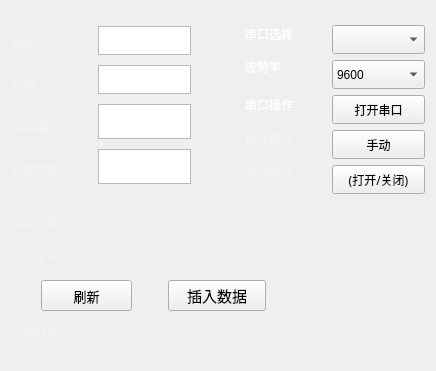
   <widget class="QWidget" name="layoutWidget">
    <property name="geometry">
     <rect>
      <x>14</x>
      <y>4</y>
      <width>436</width>
      <height>371</height>
     </rect>
    </property>
    <layout class="QVBoxLayout" name="verticalLayout_7">
     <item>
      <layout class="QHBoxLayout" name="horizontalLayout_8">
       <item>
        <layout class="QHBoxLayout" name="horizontalLayout_5">
         <item>
          <layout class="QVBoxLayout" name="verticalLayout_4">
           <item>
            <widget class="QLabel" name="temp">
             <property name="minimumSize">
              <size>
               <width>81</width>
               <height>30</height>
              </size>
             </property>
             <property name="maximumSize">
              <size>
               <width>81</width>
               <height>30</height>
              </size>
             </property>
             <property name="styleSheet">
              <string notr="true">font: 10pt &quot;微软雅黑&quot;;
color:rgb(243, 243, 243)</string>
             </property>
             <property name="text">
              <string>温度 :</string>
             </property>
            </widget>
           </item>
           <item>
            <widget class="QLabel" name="light">
             <property name="minimumSize">
              <size>
               <width>81</width>
               <height>30</height>
              </size>
             </property>
             <property name="maximumSize">
              <size>
               <width>81</width>
               <height>30</height>
              </size>
             </property>
             <property name="styleSheet">
              <string notr="true">font: 10pt &quot;微软雅黑&quot;;
color:rgb(243, 243, 243)</string>
             </property>
             <property name="text">
              <string>光强 :</string>
             </property>
            </widget>
           </item>
           <item>
            <widget class="QLabel" name="state">
             <property name="minimumSize">
              <size>
               <width>81</width>
               <height>30</height>
              </size>
             </property>
             <property name="maximumSize">
              <size>
               <width>81</width>
               <height>30</height>
              </size>
             </property>
             <property name="styleSheet">
              <string notr="true">font: 10pt &quot;微软雅黑&quot;;
color:rgb(243, 243, 243)</string>
             </property>
             <property name="text">
              <string>当前模式 :</string>
             </property>
            </widget>
           </item>
           <item>
            <widget class="QLabel" name="state_2">
             <property name="minimumSize">
              <size>
               <width>81</width>
               <height>30</height>
              </size>
             </property>
             <property name="maximumSize">
              <size>
               <width>81</width>
               <height>30</height>
              </size>
             </property>
             <property name="styleSheet">
              <string notr="true">font: 10pt &quot;微软雅黑&quot;;
color:rgb(243, 243, 243)</string>
             </property>
             <property name="text">
              <string>当前状态 :</string>
             </property>
            </widget>
           </item>
          </layout>
         </item>
         <item>
          <layout class="QVBoxLayout" name="verticalLayout_3">
           <item>
            <widget class="QTextBrowser" name="show_temp">
             <property name="minimumSize">
              <size>
               <width>93</width>
               <height>29</height>
              </size>
             </property>
             <property name="maximumSize">
              <size>
               <width>93</width>
               <height>29</height>
              </size>
             </property>
             <property name="html">
              <string>&lt;!DOCTYPE HTML PUBLIC &quot;-//W3C//DTD HTML 4.0//EN&quot; &quot;http://www.w3.org/TR/REC-html40/strict.dtd&quot;&gt;
&lt;html&gt;&lt;head&gt;&lt;meta name=&quot;qrichtext&quot; content=&quot;1&quot; /&gt;&lt;style type=&quot;text/css&quot;&gt;
p, li { white-space: pre-wrap; }
&lt;/style&gt;&lt;/head&gt;&lt;body style=&quot; font-family:'SimSun'; font-size:9pt; font-weight:400; font-style:normal;&quot;&gt;
&lt;p style=&quot;-qt-paragraph-type:empty; margin-top:0px; margin-bottom:0px; margin-left:0px; margin-right:0px; -qt-block-indent:0; text-indent:0px;&quot;&gt;&lt;br /&gt;&lt;/p&gt;&lt;/body&gt;&lt;/html&gt;</string>
             </property>
            </widget>
           </item>
           <item>
            <widget class="QTextBrowser" name="show_light">
             <property name="minimumSize">
              <size>
               <width>93</width>
               <height>29</height>
              </size>
             </property>
             <property name="maximumSize">
              <size>
               <width>93</width>
               <height>29</height>
              </size>
             </property>
             <property name="html">
              <string>&lt;!DOCTYPE HTML PUBLIC &quot;-//W3C//DTD HTML 4.0//EN&quot; &quot;http://www.w3.org/TR/REC-html40/strict.dtd&quot;&gt;
&lt;html&gt;&lt;head&gt;&lt;meta name=&quot;qrichtext&quot; content=&quot;1&quot; /&gt;&lt;style type=&quot;text/css&quot;&gt;
p, li { white-space: pre-wrap; }
&lt;/style&gt;&lt;/head&gt;&lt;body style=&quot; font-family:'SimSun'; font-size:9pt; font-weight:400; font-style:normal;&quot;&gt;
&lt;p style=&quot;-qt-paragraph-type:empty; margin-top:0px; margin-bottom:0px; margin-left:0px; margin-right:0px; -qt-block-indent:0; text-indent:0px;&quot;&gt;&lt;br /&gt;&lt;/p&gt;&lt;/body&gt;&lt;/html&gt;</string>
             </property>
            </widget>
           </item>
           <item>
            <widget class="QTextBrowser" name="show_state">
             <property name="minimumSize">
              <size>
               <width>93</width>
               <height>30</height>
              </size>
             </property>
             <property name="maximumSize">
              <size>
               <width>93</width>
               <height>35</height>
              </size>
             </property>
             <property name="styleSheet">
              <string notr="true">font: 9pt &quot;微软雅黑&quot;;</string>
             </property>
             <property name="html">
              <string>&lt;!DOCTYPE HTML PUBLIC &quot;-//W3C//DTD HTML 4.0//EN&quot; &quot;http://www.w3.org/TR/REC-html40/strict.dtd&quot;&gt;
&lt;html&gt;&lt;head&gt;&lt;meta name=&quot;qrichtext&quot; content=&quot;1&quot; /&gt;&lt;style type=&quot;text/css&quot;&gt;
p, li { white-space: pre-wrap; }
&lt;/style&gt;&lt;/head&gt;&lt;body style=&quot; font-family:'微软雅黑'; font-size:9pt; font-weight:400; font-style:normal;&quot;&gt;
&lt;p style=&quot;-qt-paragraph-type:empty; margin-top:0px; margin-bottom:0px; margin-left:0px; margin-right:0px; -qt-block-indent:0; text-indent:0px;&quot;&gt;&lt;br /&gt;&lt;/p&gt;&lt;/body&gt;&lt;/html&gt;</string>
             </property>
            </widget>
           </item>
           <item>
            <widget class="QTextBrowser" name="show_state_2">
             <property name="minimumSize">
              <size>
               <width>93</width>
               <height>30</height>
              </size>
             </property>
             <property name="maximumSize">
              <size>
               <width>93</width>
               <height>35</height>
              </size>
             </property>
             <property name="styleSheet">
              <string notr="true">font: 9pt &quot;微软雅黑&quot;;</string>
             </property>
             <property name="html">
              <string>&lt;!DOCTYPE HTML PUBLIC &quot;-//W3C//DTD HTML 4.0//EN&quot; &quot;http://www.w3.org/TR/REC-html40/strict.dtd&quot;&gt;
&lt;html&gt;&lt;head&gt;&lt;meta name=&quot;qrichtext&quot; content=&quot;1&quot; /&gt;&lt;style type=&quot;text/css&quot;&gt;
p, li { white-space: pre-wrap; }
&lt;/style&gt;&lt;/head&gt;&lt;body style=&quot; font-family:'微软雅黑'; font-size:9pt; font-weight:400; font-style:normal;&quot;&gt;
&lt;p style=&quot;-qt-paragraph-type:empty; margin-top:0px; margin-bottom:0px; margin-left:0px; margin-right:0px; -qt-block-indent:0; text-indent:0px;&quot;&gt;&lt;br /&gt;&lt;/p&gt;&lt;/body&gt;&lt;/html&gt;</string>
             </property>
            </widget>
           </item>
          </layout>
         </item>
        </layout>
       </item>
       <item>
        <spacer name="horizontalSpacer_2">
         <property name="orientation">
          <enum>Qt::Horizontal</enum>
         </property>
         <property name="sizeHint" stdset="0">
          <size>
           <width>48</width>
           <height>20</height>
          </size>
         </property>
        </spacer>
       </item>
       <item>
        <layout class="QHBoxLayout" name="horizontalLayout_2">
         <item>
          <layout class="QVBoxLayout" name="verticalLayout">
           <item>
            <widget class="QLabel" name="SerialCOMLabel">
             <property name="minimumSize">
              <size>
               <width>62</width>
               <height>20</height>
              </size>
             </property>
             <property name="maximumSize">
              <size>
               <width>81</width>
               <height>20</height>
              </size>
             </property>
             <property name="font">
              <font>
               <family>微软雅黑</family>
               <pointsize>9</pointsize>
               <weight>50</weight>
               <italic>false</italic>
               <bold>false</bold>
              </font>
             </property>
             <property name="styleSheet">
              <string notr="true">font: 9pt &quot;微软雅黑&quot;;
color:rgb(255, 255, 255)</string>
             </property>
             <property name="text">
              <string>&lt;html&gt;&lt;head/&gt;&lt;body&gt;&lt;p&gt;&lt;span style=&quot; color:#ffffff;&quot;&gt;串口选择&lt;/span&gt;&lt;/p&gt;&lt;/body&gt;&lt;/html&gt;</string>
             </property>
            </widget>
           </item>
           <item>
            <widget class="QLabel" name="SerialBaudRateLabel">
             <property name="sizePolicy">
              <sizepolicy hsizetype="Fixed" vsizetype="Fixed">
               <horstretch>0</horstretch>
               <verstretch>0</verstretch>
              </sizepolicy>
             </property>
             <property name="maximumSize">
              <size>
               <width>81</width>
               <height>30</height>
              </size>
             </property>
             <property name="font">
              <font>
               <family>微软雅黑</family>
               <pointsize>9</pointsize>
               <weight>50</weight>
               <italic>false</italic>
               <bold>false</bold>
              </font>
             </property>
             <property name="styleSheet">
              <string notr="true">font: 9pt &quot;微软雅黑&quot;;
color:rgb(255, 255, 255)</string>
             </property>
             <property name="text">
              <string>&lt;html&gt;&lt;head/&gt;&lt;body&gt;&lt;p&gt;&lt;span style=&quot; color:#ffffff;&quot;&gt;波特率&lt;/span&gt;&lt;/p&gt;&lt;/body&gt;&lt;/html&gt;</string>
             </property>
            </widget>
           </item>
           <item>
            <widget class="QLabel" name="OpenLabel">
             <property name="sizePolicy">
              <sizepolicy hsizetype="Fixed" vsizetype="Fixed">
               <horstretch>0</horstretch>
               <verstretch>0</verstretch>
              </sizepolicy>
             </property>
             <property name="maximumSize">
              <size>
               <width>81</width>
               <height>30</height>
              </size>
             </property>
             <property name="font">
              <font>
               <family>微软雅黑</family>
               <pointsize>9</pointsize>
               <weight>50</weight>
               <italic>false</italic>
               <bold>false</bold>
              </font>
             </property>
             <property name="styleSheet">
              <string notr="true">font: 9pt &quot;微软雅黑&quot;;
color:rgb(255, 255, 255)</string>
             </property>
             <property name="text">
              <string>&lt;html&gt;&lt;head/&gt;&lt;body&gt;&lt;p&gt;&lt;span style=&quot; color:#ffffff;&quot;&gt;串口操作&lt;/span&gt;&lt;/p&gt;&lt;/body&gt;&lt;/html&gt;</string>
             </property>
            </widget>
           </item>
           <item>
            <widget class="QLabel" name="temp_2">
             <property name="minimumSize">
              <size>
               <width>81</width>
               <height>24</height>
              </size>
             </property>
             <property name="maximumSize">
              <size>
               <width>200</width>
               <height>24</height>
              </size>
             </property>
             <property name="styleSheet">
              <string notr="true">font: 10pt &quot;微软雅黑&quot;;
color:rgb(243, 243, 243)</string>
             </property>
             <property name="text">
              <string>操作模式 </string>
             </property>
            </widget>
           </item>
           <item>
            <widget class="QLabel" name="send_orders_2">
             <property name="minimumSize">
              <size>
               <width>81</width>
               <height>24</height>
              </size>
             </property>
             <property name="maximumSize">
              <size>
               <width>200</width>
               <height>24</height>
              </size>
             </property>
             <property name="styleSheet">
              <string notr="true">font: 10pt &quot;微软雅黑&quot;;
color:rgb(243, 243, 243)</string>
             </property>
             <property name="text">
              <string>发送指令</string>
             </property>
            </widget>
           </item>
          </layout>
         </item>
         <item>
          <layout class="QVBoxLayout" name="verticalLayout_2">
           <item>
            <widget class="QComboBox" name="SerialCOMComboBox">
             <property name="enabled">
              <bool>true</bool>
             </property>
             <property name="sizePolicy">
              <sizepolicy hsizetype="Fixed" vsizetype="Fixed">
               <horstretch>0</horstretch>
               <verstretch>0</verstretch>
              </sizepolicy>
             </property>
             <property name="minimumSize">
              <size>
               <width>93</width>
               <height>29</height>
              </size>
             </property>
             <property name="maximumSize">
              <size>
               <width>93</width>
               <height>23</height>
              </size>
             </property>
             <property name="currentText">
              <string/>
             </property>
            </widget>
           </item>
           <item>
            <widget class="QComboBox" name="SerialBaudRateComboBox">
             <property name="minimumSize">
              <size>
               <width>93</width>
               <height>29</height>
              </size>
             </property>
             <property name="maximumSize">
              <size>
               <width>93</width>
               <height>23</height>
              </size>
             </property>
             <property name="styleSheet">
              <string notr="true">font: 9pt &quot;微软雅黑&quot;;</string>
             </property>
             <property name="editable">
              <bool>false</bool>
             </property>
             <item>
              <property name="text">
               <string>9600</string>
              </property>
             </item>
             <item>
              <property name="text">
               <string>19200</string>
              </property>
             </item>
             <item>
              <property name="text">
               <string>57600</string>
              </property>
             </item>
             <item>
              <property name="text">
               <string>112500</string>
              </property>
             </item>
             <item>
              <property name="text">
               <string>自定义</string>
              </property>
             </item>
            </widget>
           </item>
           <item>
            <widget class="QPushButton" name="OpenButton">
             <property name="minimumSize">
              <size>
               <width>93</width>
               <height>29</height>
              </size>
             </property>
             <property name="maximumSize">
              <size>
               <width>93</width>
               <height>23</height>
              </size>
             </property>
             <property name="styleSheet">
              <string notr="true">font: 9pt &quot;微软雅黑&quot;;</string>
             </property>
             <property name="text">
              <string>打开串口</string>
             </property>
            </widget>
           </item>
           <item>
            <widget class="QPushButton" name="change">
             <property name="minimumSize">
              <size>
               <width>93</width>
               <height>29</height>
              </size>
             </property>
             <property name="maximumSize">
              <size>
               <width>93</width>
               <height>23</height>
              </size>
             </property>
             <property name="font">
              <font>
               <family>微软雅黑</family>
               <pointsize>9</pointsize>
               <weight>50</weight>
               <italic>false</italic>
               <bold>false</bold>
              </font>
             </property>
             <property name="styleSheet">
              <string notr="true"/>
             </property>
             <property name="text">
              <string>手动</string>
             </property>
            </widget>
           </item>
           <item>
            <widget class="QPushButton" name="order_change">
             <property name="minimumSize">
              <size>
               <width>93</width>
               <height>29</height>
              </size>
             </property>
             <property name="maximumSize">
              <size>
               <width>93</width>
               <height>23</height>
              </size>
             </property>
             <property name="font">
              <font>
               <family>微软雅黑</family>
               <pointsize>9</pointsize>
              </font>
             </property>
             <property name="styleSheet">
              <string notr="true"/>
             </property>
             <property name="text">
              <string>(打开/关闭)</string>
             </property>
            </widget>
           </item>
          </layout>
         </item>
        </layout>
       </item>
      </layout>
     </item>
     <item>
      <layout class="QHBoxLayout" name="horizontalLayout_10">
       <item>
        <layout class="QVBoxLayout" name="verticalLayout_6">
         <item>
          <layout class="QVBoxLayout" name="verticalLayout_5">
           <item>
            <layout class="QHBoxLayout" name="horizontalLayout_6">
             <item>
              <widget class="QLabel" name="addr">
               <property name="minimumSize">
                <size>
                 <width>81</width>
                 <height>30</height>
                </size>
               </property>
               <property name="maximumSize">
                <size>
                 <width>81</width>
                 <height>30</height>
                </size>
               </property>
               <property name="styleSheet">
                <string notr="true">font: 10pt &quot;微软雅黑&quot;;
color:rgb(243, 243, 243)</string>
               </property>
               <property name="text">
                <string>当前位置 :</string>
               </property>
              </widget>
             </item>
             <item>
              <widget class="QLabel" name="show_addr">
               <property name="minimumSize">
                <size>
                 <width>200</width>
                 <height>30</height>
                </size>
               </property>
               <property name="maximumSize">
                <size>
                 <width>200</width>
                 <height>30</height>
                </size>
               </property>
               <property name="styleSheet">
                <string notr="true">color: rgb(255, 255, 255);
font: 10pt &quot;微软雅黑&quot;;</string>
               </property>
               <property name="text">
                <string/>
               </property>
              </widget>
             </item>
            </layout>
           </item>
           <item>
            <layout class="QHBoxLayout" name="horizontalLayout_7">
             <item>
              <widget class="QLabel" name="addr_2">
               <property name="minimumSize">
                <size>
                 <width>81</width>
                 <height>30</height>
                </size>
               </property>
               <property name="maximumSize">
                <size>
                 <width>81</width>
                 <height>30</height>
                </size>
               </property>
               <property name="styleSheet">
                <string notr="true">font: 10pt &quot;微软雅黑&quot;;
color:rgb(243, 243, 243)</string>
               </property>
               <property name="text">
                <string>今天天气 :</string>
               </property>
              </widget>
             </item>
             <item>
              <widget class="QLabel" name="show_weather">
               <property name="minimumSize">
                <size>
                 <width>200</width>
                 <height>30</height>
                </size>
               </property>
               <property name="maximumSize">
                <size>
                 <width>200</width>
                 <height>30</height>
                </size>
               </property>
               <property name="styleSheet">
                <string notr="true">color: rgb(255, 255, 255);
font: 10pt &quot;微软雅黑&quot;;</string>
               </property>
               <property name="text">
                <string/>
               </property>
              </widget>
             </item>
            </layout>
           </item>
          </layout>
         </item>
         <item>
          <layout class="QHBoxLayout" name="horizontalLayout_3">
           <item>
            <widget class="QPushButton" name="refresh">
             <property name="minimumSize">
              <size>
               <width>91</width>
               <height>31</height>
              </size>
             </property>
             <property name="maximumSize">
              <size>
               <width>91</width>
               <height>31</height>
              </size>
             </property>
             <property name="font">
              <font>
               <family>微软雅黑</family>
               <pointsize>10</pointsize>
               <weight>50</weight>
               <bold>false</bold>
              </font>
             </property>
             <property name="text">
              <string>刷新</string>
             </property>
            </widget>
           </item>
           <item>
            <widget class="QPushButton" name="postsql">
             <property name="sizePolicy">
              <sizepolicy hsizetype="Minimum" vsizetype="Fixed">
               <horstretch>98</horstretch>
               <verstretch>31</verstretch>
              </sizepolicy>
             </property>
             <property name="minimumSize">
              <size>
               <width>98</width>
               <height>31</height>
              </size>
             </property>
             <property name="maximumSize">
              <size>
               <width>98</width>
               <height>31</height>
              </size>
             </property>
             <property name="font">
              <font>
               <family>微软雅黑</family>
               <pointsize>11</pointsize>
              </font>
             </property>
             <property name="text">
              <string>插入数据</string>
             </property>
            </widget>
           </item>
          </layout>
         </item>
         <item>
          <layout class="QHBoxLayout" name="horizontalLayout_4">
           <item>
            <widget class="QLabel" name="times">
             <property name="minimumSize">
              <size>
               <width>81</width>
               <height>30</height>
              </size>
             </property>
             <property name="maximumSize">
              <size>
               <width>81</width>
               <height>30</height>
              </size>
             </property>
             <property name="styleSheet">
              <string notr="true">font: 10pt &quot;微软雅黑&quot;;
color:rgb(243, 243, 243)</string>
             </property>
             <property name="text">
              <string>当前时间 :</string>
             </property>
            </widget>
           </item>
           <item>
            <widget class="QLabel" name="show_time">
             <property name="minimumSize">
              <size>
               <width>200</width>
               <height>30</height>
              </size>
             </property>
             <property name="maximumSize">
              <size>
               <width>200</width>
               <height>30</height>
              </size>
             </property>
             <property name="styleSheet">
              <string notr="true">color: rgb(255, 255, 255);
font: 10pt &quot;微软雅黑&quot;;</string>
             </property>
             <property name="text">
              <string/>
             </property>
            </widget>
           </item>
          </layout>
         </item>
        </layout>
       </item>
       <item>
        <spacer name="horizontalSpacer_3">
         <property name="orientation">
          <enum>Qt::Horizontal</enum>
         </property>
         <property name="sizeHint" stdset="0">
          <size>
           <width>88</width>
           <height>20</height>
          </size>
         </property>
        </spacer>
       </item>
      </layout>
     </item>
    </layout>
   </widget>
